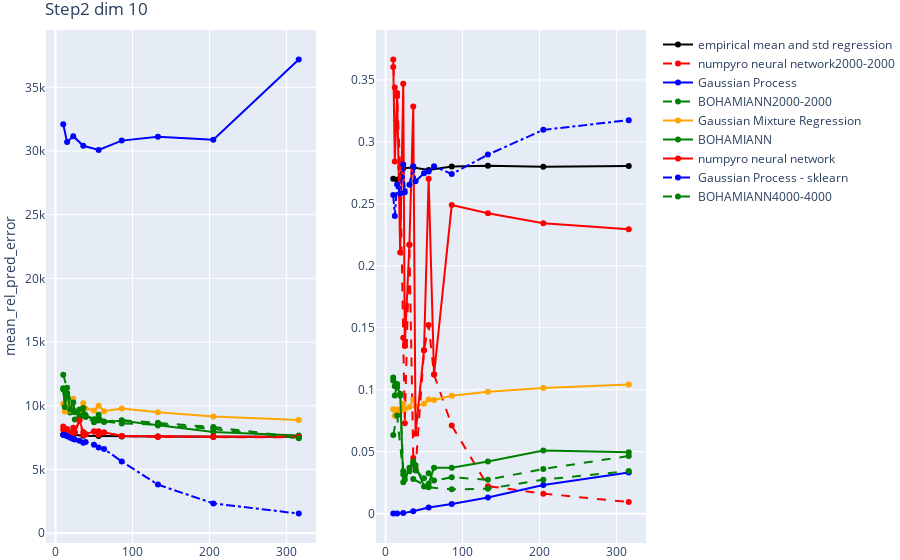

The notebook cell this image was saved under:
### Code cell
analysis_regression_performance_plotly("Step2_dim_10",type = "mean_rel_pred_error",  means = True)

### Figure 1 — Plotly figure (JSON) as saved in the notebook; plotly's stock layout.template omitted (floating-point values rounded to 4 significant figures)
{"data": [{"line": {"color": "black", "dash": "solid", "width": 2}, "mode": "lines+markers", "name": "empirical mean and std regression", "showlegend": true, "type": "scatter", "x": [10, 15, 23, 36, 56, 86, 133, 205, 316], "xaxis": "x", "y": [7723.0, 7789.0, 7721.0, 7651.0, 7626.0, 7597.0, 7580.0, 7572.0, 7574.0], "yaxis": "y"}, {"line": {"color": "red", "dash": "dash", "width": 2}, "mode": "lines+markers", "name": "numpyro neural network2000-2000", "showlegend": true, "type": "scatter", "x": [10, 12, 15, 19, 23, 25, 31, 36, 39, 50, 56, 63, 86, 133, 205, 316], "xaxis": "x", "y": [8109.0, 7807.0, 7742.0, 7891.0, 7837.0, 7916.0, 8865.0, 7708.0, 7747.0, 7988.0, 8005.0, 7911.0, 7631.0, 7554.0, 7551.0, 7520.0], "yaxis": "y"}, {"line": {"color": "blue", "dash": "solid", "width": 2}, "mode": "lines+markers", "name": "Gaussian Process", "showlegend": true, "type": "scatter", "x": [10, 15, 23, 36, 56, 86, 133, 205, 316], "xaxis": "x", "y": [32100.0, 30700.0, 31160.0, 30410.0, 30080.0, 30820.0, 31110.0, 30880.0, 37190.0], "yaxis": "y"}, {"line": {"color": "green", "dash": "dash", "width": 2}, "mode": "lines+markers", "name": "BOHAMIANN2000-2000", "showlegend": true, "type": "scatter", "x": [10, 12, 15, 19, 23, 25, 31, 36, 39, 50, 56, 63, 86, 133, 205, 316], "xaxis": "x", "y": [11280.0, 10190.0, 10880.0, 9481.0, 9557.0, 8921.0, 9198.0, 9370.0, 9124.0, 8697.0, 9007.0, 8770.0, 8873.0, 8672.0, 8327.0, 7528.0], "yaxis": "y"}, {"line": {"color": "orange", "dash": "solid", "width": 2}, "mode": "lines+markers", "name": "Gaussian Mixture Regression", "showlegend": true, "type": "scatter", "x": [10, 12, 15, 19, 23, 25, 31, 36, 39, 50, 56, 63, 86, 133, 205, 316], "xaxis": "x", "y": [10140.0, 9556.0, 10440.0, 9627.0, 10560.0, 9539.0, 9639.0, 10200.0, 9783.0, 9622.0, 10010.0, 9578.0, 9789.0, 9488.0, 9165.0, 8888.0], "yaxis": "y"}, {"line": {"color": "green", "dash": "solid", "width": 2}, "mode": "lines+markers", "name": "BOHAMIANN", "showlegend": true, "type": "scatter", "x": [10, 12, 15, 19, 23, 25, 31, 36, 39, 50, 56, 63, 86, 133, 205, 316], "xaxis": "x", "y": [11370.0, 9899.0, 11000.0, 9712.0, 10250.0, 9490.0, 9709.0, 9830.0, 9270.0, 8947.0, 9302.0, 8723.0, 8832.0, 8461.0, 7936.0, 7664.0], "yaxis": "y"}, {"line": {"color": "red", "dash": "solid", "width": 2}, "mode": "lines+markers", "name": "numpyro neural network", "showlegend": true, "type": "scatter", "x": [10, 12, 15, 19, 23, 25, 31, 36, 39, 50, 56, 63, 86, 133, 205, 316], "xaxis": "x", "y": [8382.0, 7798.0, 8186.0, 7836.0, 8275.0, 7891.0, 8865.0, 7933.0, 7778.0, 7988.0, 7726.0, 7911.0, 7626.0, 7585.0, 7582.0, 7574.0], "yaxis": "y"}, {"line": {"color": "blue", "dash": "dashdot", "width": 2}, "mode": "lines+markers", "name": "Gaussian Process - sklearn", "showlegend": true, "type": "scatter", "x": [10, 12, 15, 19, 23, 25, 31, 36, 39, 50, 56, 63, 86, 133, 205, 316], "xaxis": "x", "y": [7729.0, 7715.0, 7615.0, 7484.0, 7384.0, 7355.0, 7255.0, 7096.0, 7156.0, 6947.0, 6727.0, 6611.0, 5632.0, 3811.0, 2336.0, 1536.0], "yaxis": "y"}, {"line": {"color": "green", "dash": "dash", "width": 2}, "mode": "lines+markers", "name": "BOHAMIANN4000-4000", "showlegend": true, "type": "scatter", "x": [10, 15, 23, 36, 56, 86, 133, 205, 316], "xaxis": "x", "y": [12440.0, 11420.0, 9645.0, 9213.0, 8842.0, 8608.0, 8521.0, 8182.0, 7456.0], "yaxis": "y"}, {"line": {"color": "black", "dash": "solid", "width": 2}, "mode": "lines+markers", "name": "empirical mean and std regression", "showlegend": false, "type": "scatter", "x": [10, 15, 23, 36, 56, 86, 133, 205, 316], "xaxis": "x2", "y": [0.2703, 0.2695, 0.2788, 0.2794, 0.2774, 0.2802, 0.2808, 0.2799, 0.2806], "yaxis": "y2"}, {"line": {"color": "red", "dash": "dash", "width": 2}, "mode": "lines+markers", "name": "numpyro neural network2000-2000", "showlegend": false, "type": "scatter", "x": [10, 12, 15, 19, 23, 25, 31, 36, 39, 50, 56, 63, 86, 133, 205, 316], "xaxis": "x2", "y": [0.3605, 0.3439, 0.3368, 0.2794, 0.1419, 0.07294, 0.217, 0.04482, 0.03631, 0.1319, 0.1522, 0.1122, 0.0712, 0.02219, 0.01615, 0.009414], "yaxis": "y2"}, {"line": {"color": "blue", "dash": "solid", "width": 2}, "mode": "lines+markers", "name": "Gaussian Process", "showlegend": false, "type": "scatter", "x": [10, 15, 23, 36, 56, 86, 133, 205, 316], "xaxis": "x2", "y": [3.399e-05, 0.0001096, 0.0004247, 0.001894, 0.004999, 0.00774, 0.01311, 0.02314, 0.03313], "yaxis": "y2"}, {"line": {"color": "green", "dash": "dash", "width": 2}, "mode": "lines+markers", "name": "BOHAMIANN2000-2000", "showlegend": false, "type": "scatter", "x": [10, 12, 15, 19, 23, 25, 31, 36, 39, 50, 56, 63, 86, 133, 205, 316], "xaxis": "x2", "y": [0.1099, 0.0954, 0.1046, 0.09538, 0.03415, 0.0308, 0.03412, 0.04082, 0.03475, 0.02851, 0.03258, 0.02673, 0.02932, 0.02736, 0.03609, 0.04653], "yaxis": "y2"}, {"line": {"color": "orange", "dash": "solid", "width": 2}, "mode": "lines+markers", "name": "Gaussian Mixture Regression", "showlegend": false, "type": "scatter", "x": [10, 12, 15, 19, 23, 25, 31, 36, 39, 50, 56, 63, 86, 133, 205, 316], "xaxis": "x2", "y": [0.08419, 0.07905, 0.08403, 0.08268, 0.08898, 0.0844, 0.08615, 0.09199, 0.08675, 0.08879, 0.09206, 0.09172, 0.09518, 0.09832, 0.1013, 0.1043], "yaxis": "y2"}, {"line": {"color": "green", "dash": "solid", "width": 2}, "mode": "lines+markers", "name": "BOHAMIANN", "showlegend": false, "type": "scatter", "x": [10, 12, 15, 19, 23, 25, 31, 36, 39, 50, 56, 63, 86, 133, 205, 316], "xaxis": "x2", "y": [0.1075, 0.1029, 0.102, 0.09674, 0.02539, 0.02752, 0.03709, 0.04211, 0.03911, 0.02196, 0.02419, 0.03702, 0.03697, 0.04214, 0.05091, 0.04955], "yaxis": "y2"}, {"line": {"color": "red", "dash": "solid", "width": 2}, "mode": "lines+markers", "name": "numpyro neural network", "showlegend": false, "type": "scatter", "x": [10, 12, 15, 19, 23, 25, 31, 36, 39, 50, 56, 63, 86, 133, 205, 316], "xaxis": "x2", "y": [0.3666, 0.2842, 0.3395, 0.2108, 0.347, 0.1353, 0.217, 0.3286, 0.06457, 0.1319, 0.2703, 0.1122, 0.249, 0.2424, 0.2344, 0.2296], "yaxis": "y2"}, {"line": {"color": "blue", "dash": "dashdot", "width": 2}, "mode": "lines+markers", "name": "Gaussian Process - sklearn", "showlegend": false, "type": "scatter", "x": [10, 12, 15, 19, 23, 25, 31, 36, 39, 50, 56, 63, 86, 133, 205, 316], "xaxis": "x2", "y": [0.2571, 0.2402, 0.2656, 0.2585, 0.2818, 0.2593, 0.2654, 0.2803, 0.2683, 0.2747, 0.2761, 0.2804, 0.274, 0.2898, 0.3097, 0.3176], "yaxis": "y2"}, {"line": {"color": "green", "dash": "dash", "width": 2}, "mode": "lines+markers", "name": "BOHAMIANN4000-4000", "showlegend": false, "type": "scatter", "x": [10, 15, 23, 36, 56, 86, 133, 205, 316], "xaxis": "x2", "y": [0.06349, 0.07922, 0.03162, 0.02786, 0.02124, 0.01959, 0.02011, 0.02744, 0.03435], "yaxis": "y2"}], "layout": {"margin": {"b": 0, "l": 0, "r": 0, "t": 30}, "title": {"text": "Step2 dim 10"}, "xaxis": {"anchor": "y", "domain": [0, 0.45]}, "xaxis2": {"anchor": "y2", "domain": [0.55, 1]}, "yaxis": {"anchor": "x", "domain": [0, 1], "title": {"text": "mean_rel_pred_error"}}, "yaxis2": {"anchor": "x2", "domain": [0, 1]}}}
